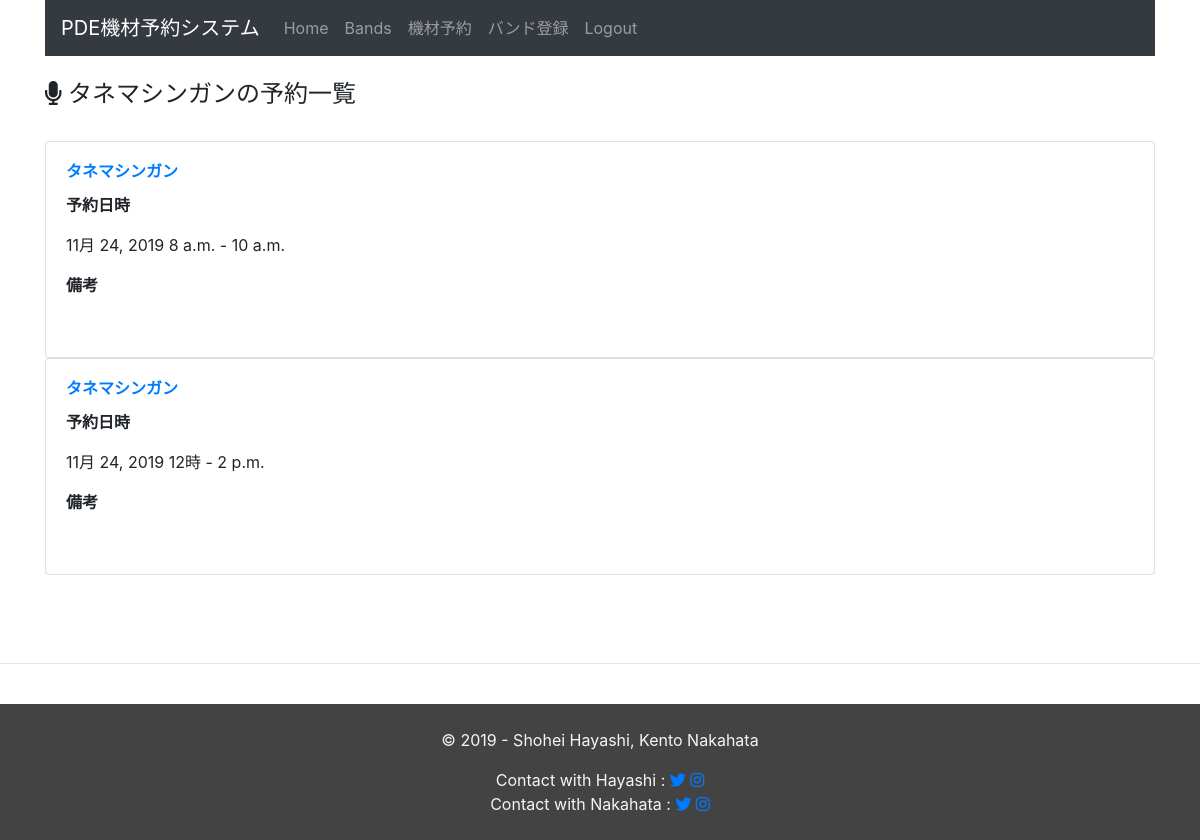
/equipment_management/schedule_by_band/15 (signed in), run on the app's committed database.
### equipment_management/models.py (models this page shows, shortened)
class Band(models.Model):
  band_name = models.CharField(max_length=255,
                               verbose_name="Band's Name",
                               unique=True,
                               )
  responsible_person_name = models.CharField(max_length=255,
                                             verbose_name="Band Master's Name")
  created_at = models.DateTimeField(auto_now_add=True)
  updated_at = models.DateTimeField(auto_now=True)
  def __str__(self):
      return self.band_name

class Schedule(models.Model):
  band_id = models.ForeignKey(Band, on_delete=models.CASCADE)
  pa_name = models.CharField(max_length=255, verbose_name='PA担当者名')
  active_date = models.DateField(default=timezone.now, verbose_name='予約日')
  start_at = models.TimeField(default= nine_hours_hence(), verbose_name='開始時間')
  end_at = models.TimeField(default=two_hours_hence, verbose_name='終了時間')
  text = models.TextField(blank=True, verbose_name='備考欄')
  created_at = models.DateTimeField(auto_now=True)
  updated_at = models.DateTimeField(auto_now=True)
  def is_avaiable(self):
    today = datetime.date.today()
    current_time = datetime.datetime.now().time()
    if today < self.active_date:
      return True
    elif (today == self.active_date) and (current_time < self.start_at):
      return True
    else:
      return False

### equipment_management/views.py (the view)
# urls.py: path('schedule_by_band/<int:pk>', views.schedule_by_band, name='schedule_by_band'),
@login_required
def schedule_by_band(request, pk):
  band_name = Band.objects.get(pk=pk)
  context = {
      'band_name' : band_name,
      'schedules' : Schedule.objects.filter(band_id=band_name).order_by('-active_date'),
  }
  return render(request, 'equipment_management/schedule_by_band.html', context)

### equipment_management/templates/equipment_management/schedule_by_band.html (shortened to what this page needs)
{% extends 'equipment_management/base.html' %}
{% block content %}
<br>
<h4><i class="fas fa-microphone"></i> {{ band_name }}の予約一覧</h4>
<br>
{% for schedule in schedules %}
<div class="card">
    <div class="card-body">
      <h6 class="card-title font-weight-bold">
        <a href="{% url 'equipment:schedule_by_band' schedule.band_id.id %}">{{ schedule.band_id }}</a>
      </h6>
      <p class="card-text font-weight-bold">予約日時</p>
      <p class="card-text">{{ schedule.active_date }} {{ schedule.start_at }} - {{ schedule.end_at }}</p>
      <p class="card-text font-weight-bold">備考</p>
      <br>
    </div>
  </div>
{% endfor %}
{% endblock %}

### data on the page
Band: band_name "タネマシンガン"
Schedule: band_id "タネマシンガン", active_date "11月 24, 2019", start_at "8 a.m.", end_at "10 a.m."
Schedule: band_id "タネマシンガン", active_date "11月 24, 2019", start_at "12時", end_at "2 p.m."
